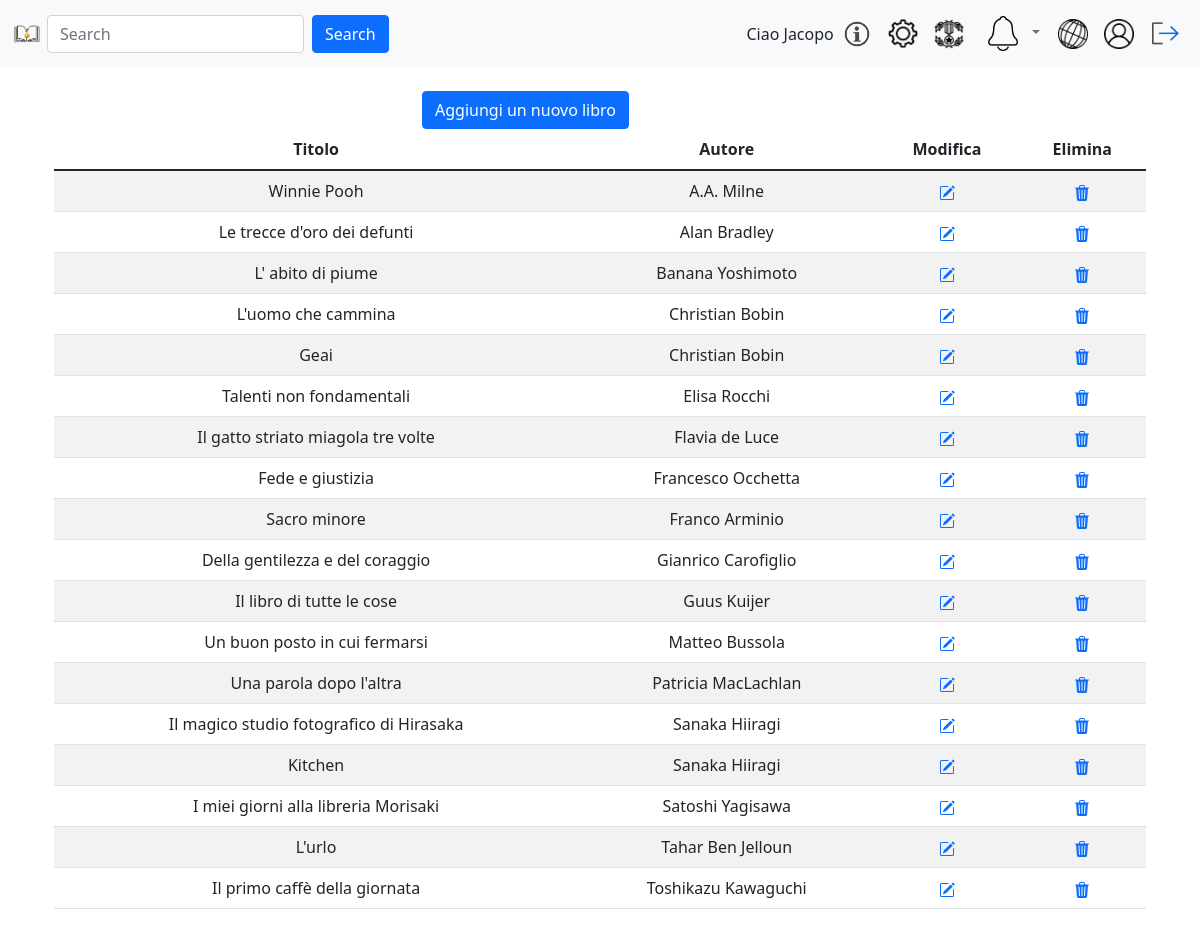
/gestioneLibri.php (signed in), run on the app's committed database.
### tables this page shows
CREATE TABLE `libro` (
  `id` int(8) NOT NULL AUTO_INCREMENT,
  `titolo` varchar(255) NOT NULL,
  PRIMARY KEY (`id`),
  UNIQUE KEY `ID_LIBRO_IND` (`id`)
);

CREATE TABLE `autore` (
  `id` int(8) NOT NULL,
  `nome` varchar(255) NOT NULL,
  PRIMARY KEY (`id`),
  UNIQUE KEY `ID_AUTORE_IND` (`id`)
);

### include/libri.php (called while the page is built, shortened)
<?php
class Libri {
    private $conn;
    public function __construct($conn) {
        $this->conn = $conn;
    }
    public function getLibri() {
    $sql = "SELECT l.id, l.titolo, a.id as autoreId, a.nome FROM libro l, autore a, scrittoda s WHERE l.id = s.libroId AND a.id = s.autoreId ORDER BY a.nome";
    return mysqli_query($this->conn, $sql);
}
}
?>

### gestioneLibri.php (the view, shortened to what this page needs)
<?php
require_once 'include/config.php';
require_once 'include/libri.php';
$libri = new Libri($conn);
$libriResult = $libri->getLibri();
?>
<!DOCTYPE html>
<html lang="it">
<head>
    <link href="https://cdn.jsdelivr.net/npm/bootstrap@5.1.3/dist/css/bootstrap.min.css" rel="stylesheet">
    <link rel="stylesheet" type="text/css" href="https://cdn.datatables.net/1.11.5/css/jquery.dataTables.css">
    <link rel="stylesheet" type="text/css" href="css/landingPage.css">
</head>
<body>
    <main class="container">
        <br />
        <div class="row">
            <div class="col-md-4"></div>
            <div class="col-md-4">
                <button type="button" class="btn btn-primary" data-bs-toggle="modal" data-bs-target="#addbook">
                    Aggiungi un nuovo libro
                </button>
            </div>
            <div class="col-md-4"></div>
        </div>
        <div class="container">
            <div class="row">
                <div class="col-md-12">
                    <table id="libriTable" class="table table-striped text-center">
                        <thead>
                            <tr>
                                <th>Titolo</th>
                                <th>Autore</th>
                                <th>Modifica</th>
                                <th>Elimina</th>
                            </tr>
                        </thead>
                        <tbody>
                            <?php while ($row = mysqli_fetch_assoc($libriResult)) { ?>
                                <tr>
                                    <td><?php echo $row['titolo']; ?></td>
                                    <td><?php echo $row['nome']; ?></td>
                                    <td>
                                        <a href='#' data-bs-toggle="modal" data-bs-target="#modal_modifica_libro_<?php echo $row['id']; ?>" title="Modifica libro">
                                        </a>
                                    </td>
                                    <td>
                                        <a href='#' data-bs-toggle="modal" data-bs-target="#modal_elimina_libro_<?php echo $row['id']; ?>" title="Elimina Libro">
                                        </a>
                                    </td>
                                </tr>
                            <?php } ?>
                        </tbody>
                    </table>
                </div>
            </div>
        </div>
    </main>
</body>
</html>

### data on the page
libro: titolo "Winnie Pooh", autore.nome "A.A. Milne"
libro: titolo "Le trecce d'oro dei defunti", autore.nome "Alan Bradley"
libro: titolo "L' abito di piume", autore.nome "Banana Yoshimoto"
libro: titolo "L'uomo che cammina", autore.nome "Christian Bobin"
libro: titolo "Geai", autore.nome "Christian Bobin"
libro: titolo "Talenti non fondamentali", autore.nome "Elisa Rocchi"
libro: titolo "Il gatto striato miagola tre volte", autore.nome "Flavia de Luce"
libro: titolo "Fede e giustizia", autore.nome "Francesco Occhetta"
libro: titolo "Sacro minore", autore.nome "Franco Arminio"
libro: titolo "Della gentilezza e del coraggio", autore.nome "Gianrico Carofiglio"
libro: titolo "Il libro di tutte le cose", autore.nome "Guus Kuijer"
libro: titolo "Un buon posto in cui fermarsi", autore.nome "Matteo Bussola"
libro: titolo "Una parola dopo l'altra", autore.nome "Patricia MacLachlan"
libro: titolo "Il magico studio fotografico di Hirasaka", autore.nome "Sanaka Hiiragi"
libro: titolo "Kitchen", autore.nome "Sanaka Hiiragi"
libro: titolo "I miei giorni alla libreria Morisaki", autore.nome "Satoshi Yagisawa"
libro: titolo "L'urlo", autore.nome "Tahar Ben Jelloun"
libro: titolo "Il primo caffè della giornata", autore.nome "Toshikazu Kawaguchi"

### other printed values
$_SESSION["username"] "Jacopo"
